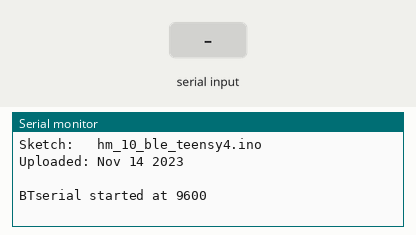
Recording of a sketch running on a simulated Arduino Mega 2560, built with avr-gcc and run on an emulated ATmega2560. Shown: the last lines printed to the serial monitor. The inputs (shaded band) are chosen by the test bench.

Above: at 1.2 s.
1.3 s: "1\n" received over Serial
At 2.5 s:
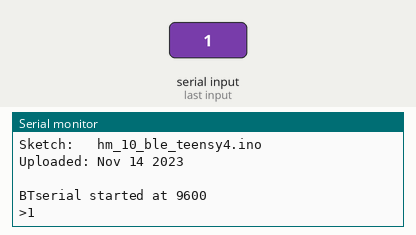
2.8 s: "1\n" received over the second serial link
At 3.7 s:
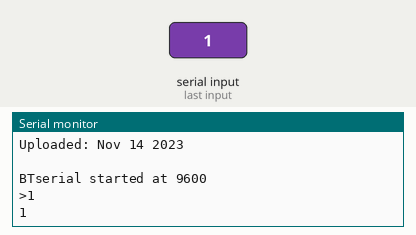
4.3 s: byte 10 (10) received over Serial
At 5.0 s:
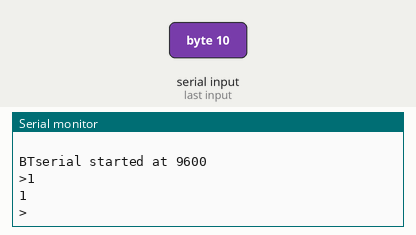
5.8 s: "0\n" received over Serial
At 7.0 s:
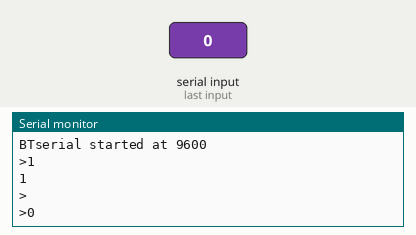
7.3 s: "0\n" received over the second serial link
At 8.4 s:
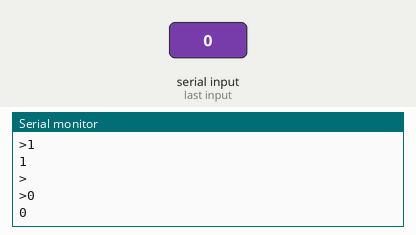

The sketch:

hm_10_ble_teensy4.ino
```cpp
//  SerialIn_SerialOut_HM-10_01
//
//  Uses hardware serial to talk to the host computer and AltSoftSerial for communication with the bluetooth module
//
//  What ever is entered in the serial monitor is sent to the connected device
//  Anything received from the connected device is copied to the serial monitor
//  Does not send line endings to the HM-10
//
//  Pins
//  BT VCC to Arduino 5V out.
//  BT GND to GND
//  Arduino D8 (SS RX) - BT TX no need voltage divider
//  Arduino D9 (SS TX) - BT RX through a voltage divider (5v to 3.3v)
//

//#include <AltSoftSerial.h>
//AltSoftSerial BTserial;
// https://www.pjrc.com/teensy/td_libs_AltSoftSerial.html


char c=' ';
boolean NL = true;

void setup()
{
    Serial.begin(9600);
    Serial.print("Sketch:   ");   Serial.println(__FILE__);
    Serial.print("Uploaded: ");   Serial.println(__DATE__);
    Serial.println(" ");

    Serial1.begin(9600);
    Serial.println("BTserial started at 9600");
}

void loop()
{
    // Read from the Bluetooth module and send to the Arduino Serial Monitor
    if (Serial1.available())
    {
        c = Serial1.read();
        Serial.write(c);
    }


    // Read from the Serial Monitor and send to the Bluetooth module
    if (Serial.available())
    {
        c = Serial.read();

        // do not send line end characters to the HM-10
        if (c!=10 & c!=13 )
        {
             Serial1.write(c);
        }

        // Echo the user input to the main window.
        // If there is a new line print the ">" character.
        if (NL) { Serial.print("\r\n>");  NL = false; }
        Serial.write(c);
        if (c==10) { NL = true; }
    }
}
```

Measured:
- after the input at 1.3 s, the serial monitor: prints a new line at once (image 1)
- after the input at 2.8 s, the serial monitor: prints a new line at once (image 2)
- after the input at 4.3 s, the serial monitor: prints a new line at once (image 3)
- after the input at 5.8 s, the serial monitor: prints a new line at once (image 4)
- after the input at 7.3 s, the serial monitor: prints a new line at once (image 5)
